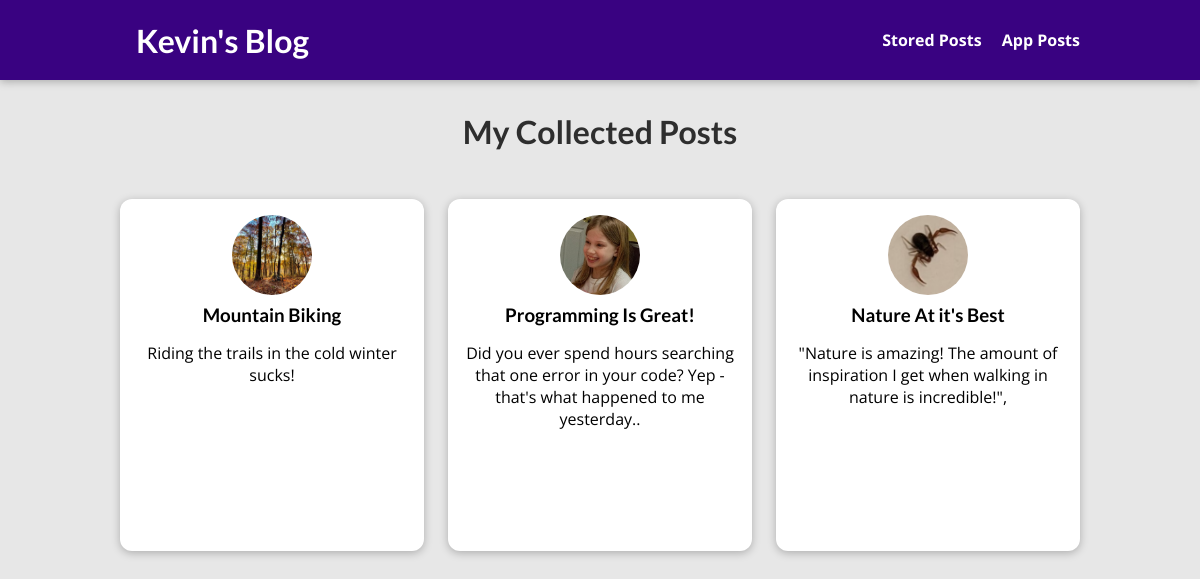
The page /posts on the database its author committed.
### blog/models.py (models this page shows, shortened)
class Post(models.Model):
    title = models.CharField(max_length=150)
    excerpt = models.CharField(max_length=250)
    image = models.ImageField(upload_to="posts",null=True)
    post_date = models.DateField(auto_now=True)
    author = models.ForeignKey(Author, on_delete=models.SET_NULL, null=True, related_name="posts")
    slug = models.SlugField(unique=True, db_index=True) # automatically does index.. don't really need db_index
    content = models.TextField(validators=[MinLengthValidator(10), MaxLengthValidator(5000)])
    tags = models.ManyToManyField(Tag)

### blog/views.py (the view)
# urls.py: path('posts', views.AllPostsView.as_view(), name='posts_page'),
class AllPostsView(ListView):
    template_name = "blog/all-post.html"
    model = Post
    ordering = ["-post_date"]
    context_object_name = "all_posts" # used so we can rename this object. normally this object is called "object" by default. This way we can call it "posts" in the html page

### blog/templates/blog/all-post.html (shortened to what this page needs)
{% extends "base.html" %}
{% load static %}
{% block css_files %}
    <link rel="stylesheet" href="{% static 'blog/all-posts.css' %}" />
    <link rel="stylesheet" href="{% static 'blog/post.css' %}" />
{% endblock %}
{% block content %}
<section id="all-posts">
    <h2>My Collected Posts</h2>
    <ul>
        {% for post in all_posts %}
            {% include "blog/includes/post.html" %}
        {% endfor %}
    </ul>
</section>
{% endblock %}

### blog/templates/blog/includes/post.html
{% load static %}
<li>
    <article class="post">
        <a href="{% url "post_detail_page" post.slug %}">
            <img src="{{ post.image.url }}" alt="{{ post.title }}">
            <div class="post__content">
                <h3> {{ post.title }}</h3>
                <p>  {{post.excerpt}}</p>
            </div>
        </a>
    </article>
</li>

### static/app.css (style rules this page uses)
* { box-sizing: border-box; }
html { font-family: 'Open Sans', 'Lato', sans-serif; }
body { margin: 0; }
h1, h2, h3 { font-family: 'Lato', sans-serif; font-weight: bold; }

### blog/static/blog/all-posts.css (style rules this page uses)
body { background-color: #e7e7e7; }
#all-posts { margin: 7rem auto; width: 90%; max-width: 60rem; }
#all-posts h2 { text-align: center; font-size: 2rem; color: #2e2e2e; margin: 3rem 0; }
ul { list-style: none; margin: 0; padding: 0; display: grid; grid-template-columns: repeat(auto-fill, minmax(17rem, 1fr)); gap: 1.5rem; }
.post img { width: 7rem; height: 7rem; }
.post a { height: 22rem; transform-origin: center; box-shadow: 0 2px 8px rgba(0, 0, 0, 0.25); border-radius: 12px; background-color: white; }

### blog/static/blog/post.css (style rules this page uses)
.post { display: flex; flex-direction: column; align-items: center; text-align: center; }
.post a { text-decoration: none; color: black; transition: all 0.2s ease; padding: 1rem; }
.post img { width: 5rem; height: 5rem; object-fit: cover; border-radius: 50%; }
.post h3 { margin: 0.25rem 0; }

### rows shown on the page
Post: image (picture), title "Mountain Biking", excerpt "Riding the trails in the cold winter sucks!"
Post: image (picture), title "Programming Is Great!", excerpt "Did you ever spend hours searching that one error in your code? Yep - that's what happened to me yesterday.."
Post: image (picture), title "Nature At it's Best", excerpt "\"Nature is amazing! The amount of inspiration I get when walking in nature is incredible!\","
